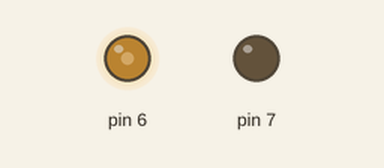
Bench run of a sketch on a simulated Arduino Uno, built with avr-gcc and run on an emulated ATmega328P. On the bench: output pins drawn as LEDs (lit = HIGH).

Above: at 0.1 s.
At 1.1 s:
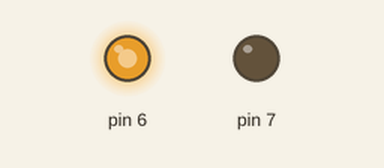
At 1.85 s:
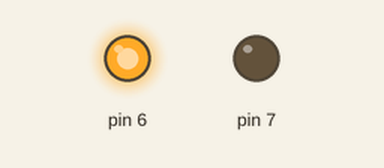
At 3.65 s:
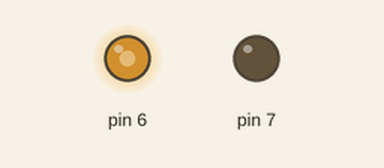
Timing chart, 0 to 5.4 s (numbered marks = the images above):
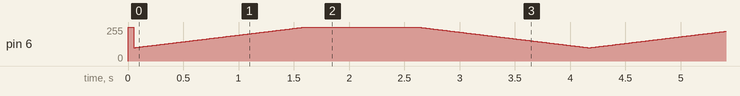

The sketch:

vibration.ino
```cpp
void setup() {
  // put your setup code here, to run once:
  pinMode(7, OUTPUT);
  analogWrite(6, 255);
  delay(50);
}

void loop() {
  // put your main code here, to run repeatedly:

a();
delay(1000);
c();
}


void a() {
  for (int i = 100 ; i < 256; i++) {
    analogWrite(6, i);
    delay(10);
  }

}
void b() {
    analogWrite(6, 255);
    delay(900);

    analogWrite(6, 0);
    delay(400);
}
void c(){
  for (int i = 255; i>99;i--){
  analogWrite(6, i);
    delay(10);
  }
}
```
